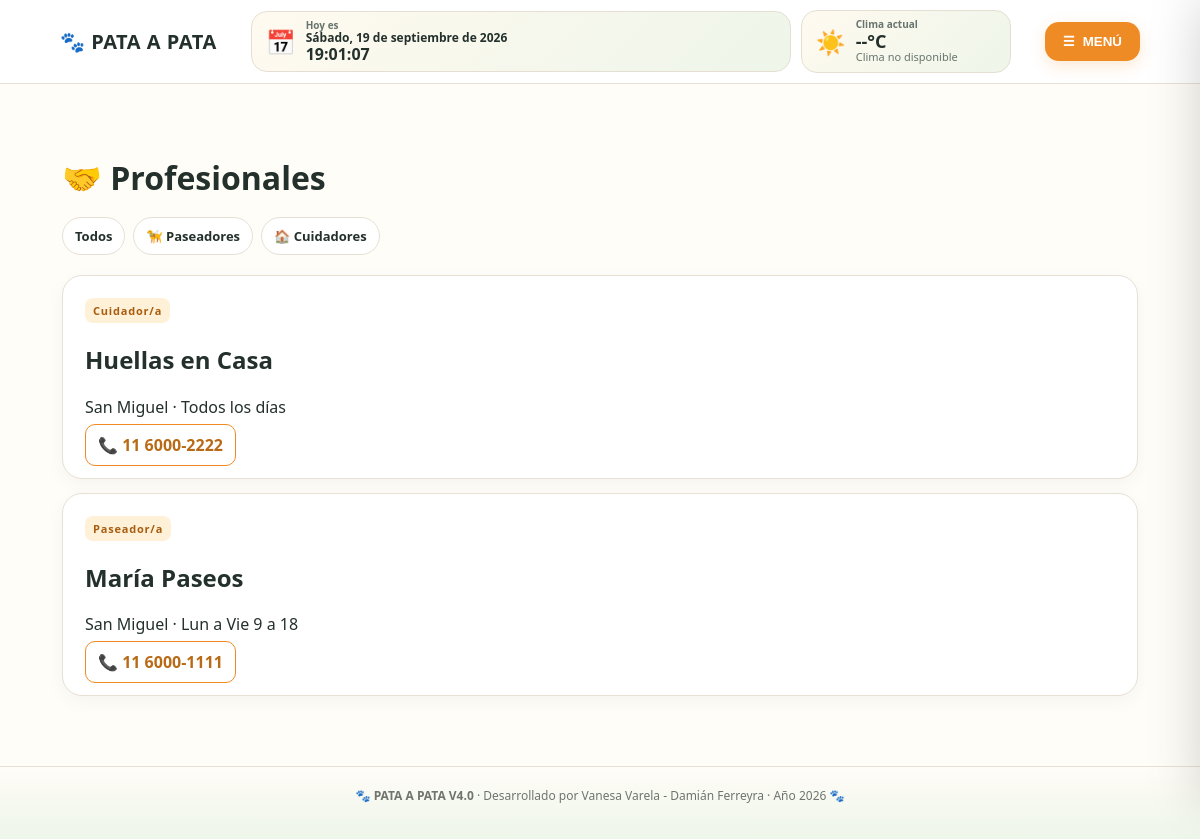
The page /profesionales (signed in) on the database its author committed.
### tables this page shows
CREATE TABLE profesionales (
        id INTEGER PRIMARY KEY AUTOINCREMENT,
        nombre TEXT NOT NULL,
        tipo TEXT NOT NULL,
        zona TEXT,
        telefono TEXT,
        disponibilidad TEXT
    );

### app.py (the view)
@app.route("/profesionales")
@login_required
def profesionales():
    tipo=request.args.get("tipo","")
    conn=get_db()
    rows=conn.execute("SELECT * FROM profesionales WHERE tipo=? ORDER BY nombre",(tipo,)).fetchall() if tipo else conn.execute("SELECT * FROM profesionales ORDER BY tipo,nombre").fetchall()
    conn.close()
    return render_template("profesionales.html",profesionales=rows,tipo=tipo)

### app.py (called while the page is built)
def get_db():
    conn = sqlite3.connect(DB_PATH)
    conn.row_factory = sqlite3.Row
    conn.execute("PRAGMA foreign_keys = ON")
    return conn

def login_required(fn):
    @wraps(fn)
    def wrapper(*args, **kwargs):
        if "user_id" not in session:
            flash("Tenés que iniciar sesión para continuar.", "warning")
            return redirect(url_for("login", next=request.path))
        return fn(*args, **kwargs)
    return wrapper

def current_user():
    if "user_id" not in session:
        return None
    conn = get_db()
    u = conn.execute("SELECT * FROM usuarios WHERE id=?", (session["user_id"],)).fetchone()
    conn.close()
    return u

@app.context_processor
def inject_globals():
    return {
        "current_user": current_user(),
        "instagram_url": INSTAGRAM_URL,
        "is_admin": bool(session.get("is_admin")),
    }

### templates/profesionales.html
{% extends "base.html" %}{% block title %}Profesionales{% endblock %}{% block content %}<div class="page-head"><h1>🤝 Profesionales</h1></div><div class="chips"><a href="{{url_for('profesionales')}}">Todos</a><a href="{{url_for('profesionales',tipo='Paseador/a')}}">🦮 Paseadores</a><a href="{{url_for('profesionales',tipo='Cuidador/a')}}">🏠 Cuidadores</a></div><div class="cards">{% for p in profesionales %}<div class="card"><span class="tag">{{p.tipo}}</span><h2>{{p.nombre}}</h2><p>{{p.zona}} · {{p.disponibilidad}}</p><a class="outline" href="tel:{{p.telefono}}">📞 {{p.telefono}}</a></div>{% endfor %}</div>{% endblock %}

### static/css/style.css (style rules this page uses)
:root { --ink:#23302b;--muted:#66756e;--paper:#fffdf8;--line:#e7e1d5;--accent:#ef8b24;--green:#4e8d62;--danger:#d93e3e;--shadow:0 14px 40px rgba(43,50,42,.10) }
* { box-sizing:border-box }
body { margin:0;font-family:system-ui,-apple-system,Segoe UI,Arial,sans-serif;color:var(--ink);background:var(--paper) }
a { text-decoration:none;color:inherit }
.page-head { display:flex;align-items:center;justify-content:space-between;gap:20px;margin:38px 0 18px }
.page-head h1,.page-head h2 { margin:0 }
.cards { display:grid;gap:14px }
.card,.section-card,.form-card,.event-card,.post { background:#fff;border:1px solid var(--line);border-radius:20px;padding:22px;box-shadow:0 5px 18px rgba(0,0,0,.04) }
.tag { display:inline-block;font-size:11px;font-weight:900;letter-spacing:.8px;background:#fff1d7;color:#a85d10;padding:5px 8px;border-radius:8px }
.chips { display:flex;flex-wrap:wrap;gap:8px;margin-bottom:20px }
.chips a { padding:9px 12px;background:#fff;border:1px solid var(--line);border-radius:20px;font-weight:700;font-size:13px }
.outline { border:1px solid var(--accent);background:white;color:#b86a16;border-radius:10px;padding:9px 12px;font-weight:800;cursor:pointer }

### rows shown on the page
profesionales: tipo "Cuidador/a", nombre "Huellas en Casa", zona "San Miguel", disponibilidad "Todos los días", telefono "11 6000-2222"
profesionales: tipo "Paseador/a", nombre "María Paseos", zona "San Miguel", disponibilidad "Lun a Vie 9 a 18", telefono "11 6000-1111"
